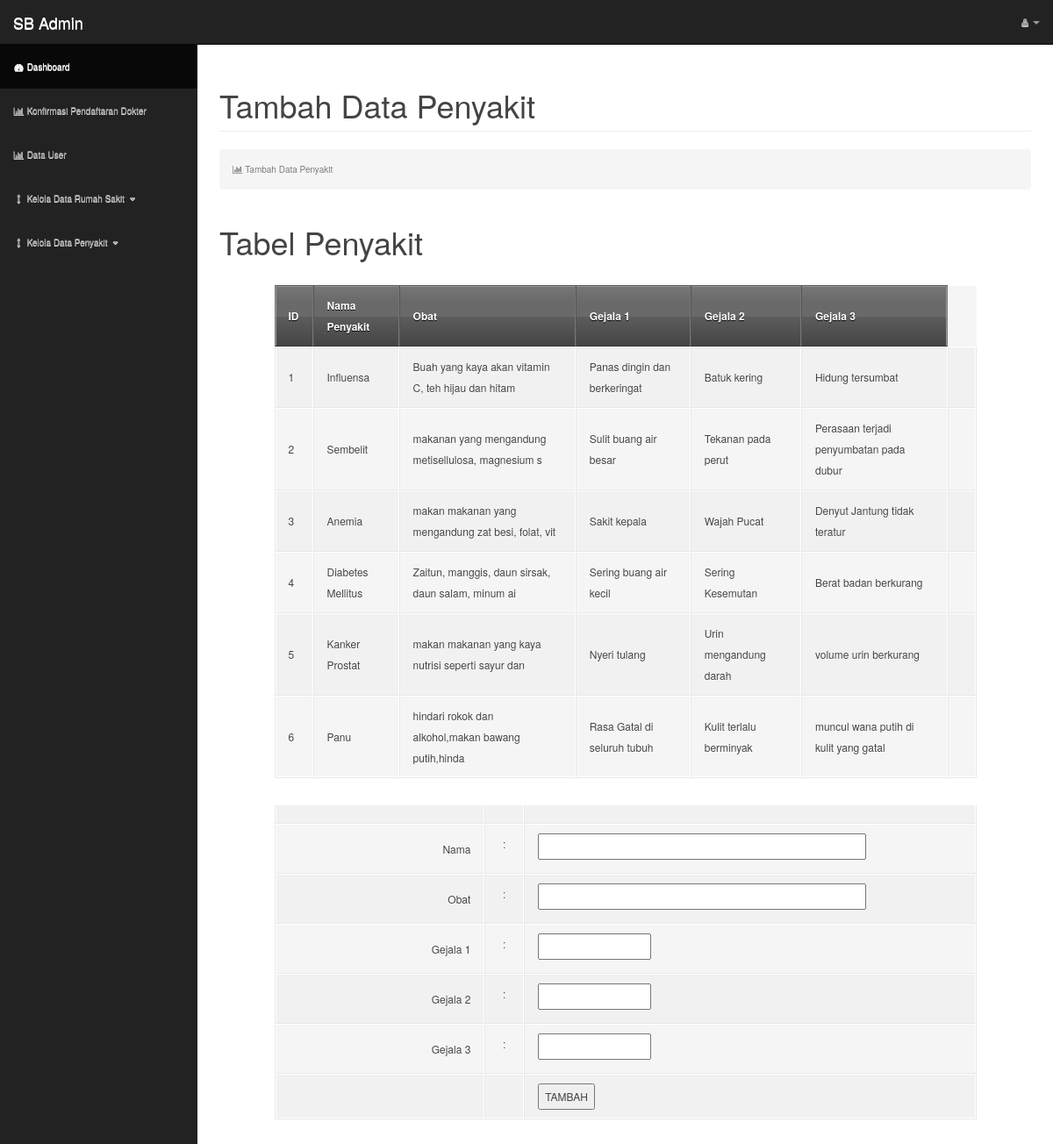
The app's page /Penyakit/loadData with its own data.
### tables this page shows
CREATE TABLE `penyakit` (
  `id_penyakit` int(4) NOT NULL,
  `nama` varchar(50) NOT NULL,
  `obat` varchar(50) NOT NULL,
  `gejala1` varchar(50) DEFAULT NULL,
  `gejala2` varchar(50) DEFAULT NULL,
  `gejala3` varchar(50) DEFAULT NULL
);

### application/controllers/Penyakit.php (called while the page is built, shortened)
<?php if ( ! defined('BASEPATH')) exit('No direct script access allowed');
class Penyakit extends CI_Controller {
		 	?>
			<?php
	Public function loadData() {
		$this->load->model('penyakit_model');
		$data = $this->penyakit_model->getall();
		$this->load->vars('zz', $data);
		$this->load->view('Admin/tambah_penyakit');
 	}
}

### index.php (called while the page is built, shortened)
<?php
require_once BASEPATH.'core/CodeIgniter.php';

### application/models/penyakit_model.php (called while the page is built, shortened)
<?php  if ( ! defined('BASEPATH')) exit('No direct script access allowed');
class penyakit_model extends CI_Model {
	public function getall() {
       $query = $this->db->get('penyakit');
        return $query->result();
    }
}

### application/views/Admin/tambah_penyakit.php (the view, shortened to what this page needs)
<!DOCTYPE html>
<html lang="en">
<head>
    <link href="<?php echo base_url(); ?>assets/admin/css/bootstrap.min.css" rel="stylesheet">
    <link href="<?php echo base_url(); ?>assets/admin/css/sb-admin.css" rel="stylesheet">
    <link href="<?php echo base_url(); ?>assets/admin/css/plugins/morris.css" rel="stylesheet">
    <link href="<?php echo base_url(); ?>assets/admin/font-awesome/css/font-awesome.min.css" rel="stylesheet" type="text/css">
</head>
<body>
    <div id="wrapper">
        <nav class="navbar navbar-inverse navbar-fixed-top" role="navigation">
            <div class="navbar-header">
                <a class="navbar-brand" href="index.html">SB Admin</a>
            </div>
            <ul class="nav navbar-right top-nav">
                <li class="dropdown">
                    <a href="#" class="dropdown-toggle" data-toggle="dropdown"><i class="fa fa-user"></i> <?php echo $_SESSION['Username']?> <b class="caret"></b></a>
                </li>
            </ul>
            <div class="collapse navbar-collapse navbar-ex1-collapse">
                <ul class="nav navbar-nav side-nav">
                    <li class="active">
                        <a href="<?php echo base_url(); ?>Admin/index"><i class="fa fa-fw fa-dashboard"></i> Dashboard</a>
                    </li>
                    <li>
                        <a href="<?php echo base_url(); ?>User/datapendaftardokter"><i class="fa fa-fw fa-bar-chart-o"></i> Konfirmasi Pendaftaran Dokter</a>
                    </li>
                    <li>
                        <a href="<?php echo base_url(); ?>Admin/datauser"><i class="fa fa-fw fa-bar-chart-o"></i> Data User</a>
                    </li>
                    <li>
                        <a href="javascript:;" data-toggle="collapse" data-target="#demo1"><i class="fa fa-fw fa-arrows-v"></i> Kelola Data Rumah Sakit <i class="fa fa-fw fa-caret-down"></i></a>
                    </li>
                    <li>
                        <a href="javascript:;" data-toggle="collapse" data-target="#demo2"><i class="fa fa-fw fa-arrows-v"></i> Kelola Data Penyakit <i class="fa fa-fw fa-caret-down"></i></a>
                    </li>
                        </ul>
            </div>
        </nav>
        <div id="page-wrapper">
            <div class="container-fluid">
                <div class="row">
                    <div class="col-lg-12">
                        <h1 class="page-header">
                            Tambah Data Penyakit
                        </h1>
                        <ol class="breadcrumb">
                            <li class="active">
                                <i class="fa fa-bar-chart-o"></i> Tambah Data Penyakit
                            </li>
                        </ol>
                    </div>
                </div>
				<h1>Tabel Penyakit</h1>
        <table>
            <thead>
                <tr>
                    <th>ID</th>
                    <th>Nama Penyakit</th>
                    <th>Obat</th>
                    <th>Gejala 1</th>
                    <th>Gejala 2</th>
                    <th>Gejala 3</th>
                </tr>
            </thead>
            <?php
            foreach ($zz as $penyakit) {
                print "<tr>";
                print "<td>";
                print $penyakit->id_penyakit;
                print "<td>";
                print $penyakit->nama;
                print "<td>";
                print $penyakit->obat;
                print "<td>";
                print $penyakit->gejala1;
                print "<td>";
                print $penyakit->gejala2;
                print "<td>";
                print $penyakit->gejala3;
                print "<td>";
            }
            ?>
    </table>
<form method="post" action="<?php echo base_url(); ?>Penyakit/Tambah">
<table width="546" border="0" cellpadding="0" cellspacing="0" align="center" bgcolor="#FFFFFF">
  <tr>
    <td width="189" height="20"> </td>
    <td width="26"> </td>
    <td width="331"> </td>
  </tr>
  <tr>
    <td height="27" align="right" valign="middle">Nama</td>
    <td align="center" valign="top">:</td>
    <td valign="middle"><label>
      <input type="text" name="nama" size="50">
    </label></td>
  </tr>
  <tr>
    <td height="27" align="right" valign="middle">Obat</td>
    <td align="center" valign="top">:</td>
    <td valign="middle"><label>
      <input name="obat" type="text" size="50">
    </label></td>
  </tr>
  <tr>
    <td height="27" align="right" valign="middle">Gejala 1</td>
    <td align="center" valign="top">:</td>
    <td valign="middle"><label>
      <input name="gejala1" type="text" size="15">
    </label></td>
  </tr>
  <tr>
    <td height="27" align="right" valign="middle">Gejala 2</td>
    <td align="center" valign="top">:</td>
    <td valign="middle"><label>
    <input name="gejala2" type="text" size="15">
    </label></td>
  </tr>
  <tr>
    <td height="27" align="right" valign="middle">Gejala 3</td>
    <td align="center" valign="top">:</td>
    <td valign="middle"><label>
    <input name="gejala3" type="text" size="15">
    </label></td>
  </tr>
    <td height="42"> </td>
    <td> </td>
    <td><input type="submit" name="ttambah" value="TAMBAH"></td>
</table>
</form>
            </div>
        </div>
    </div>
</body>
</html>

### assets/admin/css/sb-admin.css (style rules this page uses)
body { margin-top: 100px; background-color: #222; }
@media (min-width:768px) { body { margin-top: 50px; } }
#wrapper { padding-left: 0; }
#page-wrapper { width: 100%; padding: 0; background-color: #fff; }
@media (min-width:768px) { #wrapper { padding-left: 225px; } }
@media (min-width:768px) { #page-wrapper { padding: 10px; } }
.top-nav { padding: 0 15px; }
.top-nav>li { display: inline-block; float: left; }
.top-nav>li>a { padding-top: 15px; padding-bottom: 15px; line-height: 20px; color: #999; }
@media (min-width:768px) { .side-nav { position: fixed; top: 51px; left: 225px; width: 225px; margin-left: -225px; border: none; border-radius: 0; overflow-y: auto; background-color: #222; bottom: 0; overflow-x: hidden; padding-bottom: 40px; } }
@media (min-width:768px) { .side-nav>li>a { width: 225px; } }

### assets/admin/css/tabel.css (style rules this page uses)
body { background: #fafafa url(http://jackrugile.com/images/misc/noise-diagonal.png); color: #444; font: 100%/30px 'Helvetica Neue', helvetica, arial, sans-serif; text-shadow: 0 1px 0 #fff; }
table { background: #f5f5f5; border-collapse: separate; box-shadow: inset 0 1px 0 #fff; font-size: 12px; line-height: 24px; margin: 30px auto; text-align: left; width: 800px; }
th { background: url(http://jackrugile.com/images/misc/noise-diagonal.png), linear-gradient(#777, #444); border-left: 1px solid #555; border-right: 1px solid #777; border-top: 1px solid #555; border-bottom: 1px solid #333; box-shadow: inset 0 1px 0 #999; color: #fff; font-weight: bold; padding: 10px 15px; position: relative; text-shadow: 0 1px 0 #000; }
th:after { background: linear-gradient(rgba(255,255,255,0), rgba(255,255,255,.08)); content: ''; display: block; height: 25%; left: 0; margin: 1px 0 0 0; position: absolute; top: 25%; width: 100%; }
th:first-child { border-left: 1px solid #777; box-shadow: inset 1px 1px 0 #999; }
th:last-child { box-shadow: inset -1px 1px 0 #999; }
td { border-right: 1px solid #fff; border-left: 1px solid #e8e8e8; border-top: 1px solid #fff; border-bottom: 1px solid #e8e8e8; padding: 10px 15px; position: relative; transition: all 300ms; }
td:first-child { box-shadow: inset 1px 0 0 #fff; }
td:last-child { border-right: 1px solid #e8e8e8; box-shadow: inset -1px 0 0 #fff; }
tr { background: url(http://jackrugile.com/images/misc/noise-diagonal.png); }
tr:nth-child(odd) td { background: #f1f1f1 url(http://jackrugile.com/images/misc/noise-diagonal.png); }
tr:last-of-type td { box-shadow: inset 0 -1px 0 #fff; }
tr:last-of-type td:first-child { box-shadow: inset 1px -1px 0 #fff; }
tr:last-of-type td:last-child { box-shadow: inset -1px -1px 0 #fff; }

### records on screen
penyakit: id_penyakit "1", nama "Influensa", obat "Buah yang kaya akan vitamin C, teh hijau dan hitam", gejala1 "Panas dingin dan berkeringat", gejala2 "Batuk kering", gejala3 "Hidung tersumbat"
penyakit: id_penyakit "2", nama "Sembelit", obat "makanan yang mengandung metisellulosa, magnesium s", gejala1 "Sulit buang air besar", gejala2 "Tekanan pada perut", gejala3 "Perasaan terjadi penyumbatan pada dubur"
penyakit: id_penyakit "3", nama "Anemia", obat "makan makanan yang mengandung zat besi, folat, vit", gejala1 "Sakit kepala", gejala2 "Wajah Pucat", gejala3 "Denyut Jantung tidak teratur"
penyakit: id_penyakit "4", nama "Diabetes Mellitus", obat "Zaitun, manggis, daun sirsak, daun salam, minum ai", gejala1 "Sering buang air kecil", gejala2 "Sering Kesemutan", gejala3 "Berat badan berkurang"
penyakit: id_penyakit "5", nama "Kanker Prostat", obat "makan makanan yang kaya nutrisi seperti sayur dan", gejala1 "Nyeri tulang", gejala2 "Urin mengandung darah", gejala3 "volume urin berkurang"
penyakit: id_penyakit "6", nama "Panu", obat "hindari rokok dan alkohol,makan bawang putih,hinda", gejala1 "Rasa Gatal di seluruh tubuh", gejala2 "Kulit terlalu berminyak", gejala3 "muncul wana putih di kulit yang gatal"
